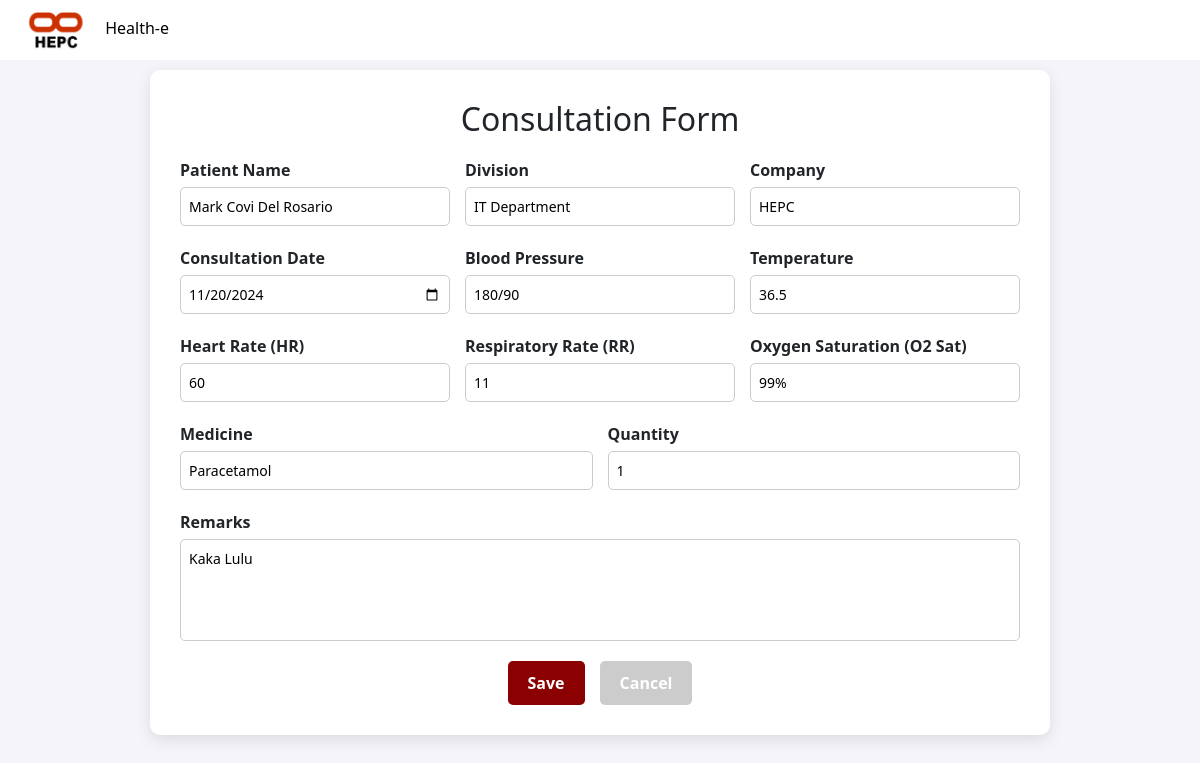
/edit_consult2.php?c_id=7, run on the app's committed database.
### tables this page shows
CREATE TABLE `consultation` (
  `c_id` int(11) NOT NULL,
  `pnt_name` varchar(50) DEFAULT NULL,
  `division` varchar(50) DEFAULT NULL,
  `company` varchar(50) DEFAULT NULL,
  `c_date` date DEFAULT NULL,
  `bp` varchar(50) DEFAULT NULL,
  `temp` varchar(50) DEFAULT NULL,
  `HR` varchar(50) DEFAULT NULL,
  `RR` varchar(50) DEFAULT NULL,
  `O2_sat` varchar(50) DEFAULT NULL,
  `medicine` varchar(50) DEFAULT NULL,
  `qty` int(11) DEFAULT NULL,
  `remarks` varchar(50) DEFAULT NULL
);

### edit_consult2.php (the view, shortened to what this page needs)
<?php
include('edit_delete_dbconn.php');
if (isset($_GET['c_id'])) {
    $c_id = $_GET['c_id'];
} else {
    echo "No consultation ID provided!";
    exit;
}
$pnt_name = $division = $company = $c_date = $bp = $temp = $HR = $RR = $O2_sat = $medicine = $qty = $remarks = '';
try {
    $stmt = $conn->prepare("SELECT * FROM consultation WHERE c_id = :c_id");
    $stmt->bindParam(':c_id', $c_id, PDO::PARAM_INT);
    $stmt->execute();
    $consultation = $stmt->fetch(PDO::FETCH_ASSOC);
    if ($consultation) {
        $pnt_name = $consultation['pnt_name'];
        $division = $consultation['division'];
        $company = $consultation['company'];
        $c_date = $consultation['c_date'];
        $bp = $consultation['bp'];
        $temp = $consultation['temp'];
        $HR = $consultation['HR'];
        $RR = $consultation['RR'];
        $O2_sat = $consultation['O2_sat'];
        $medicine = $consultation['medicine'];
        $qty = $consultation['qty'];
        $remarks = $consultation['remarks'];
    } else {
        echo "No consultation found with this ID.";
        exit;
    }
} catch (PDOException $e) {
    echo "Database Error: " . $e->getMessage();
    exit;
}
?>
<!DOCTYPE html>
<html lang="en">
<head>
    <link href="https://cdn.jsdelivr.net/npm/bootstrap@5.3.0-alpha1/dist/css/bootstrap.min.css" rel="stylesheet">
</head>
<body>
    <nav class="navbar">
        <div class="logo">
            <img src="unnamed.png" alt="Logo">
            Health-e
        </div>
    </nav>
    <div class="form-container">
        <h2>Consultation Form</h2>
        <form action="post2.php" method="POST">
            <div class="form-row">
                <div class="form-group">
                    <label for="name">Patient Name</label>
                    <input type="text" id="name" name="pnt_name" placeholder="Full Name"  value="<?= htmlspecialchars($pnt_name) ?>" required>
                </div>
                <div class="form-group">
                    <label for="division">Division</label>
                    <input type="text" id="division" name="division" placeholder="Division" value="<?= htmlspecialchars($division) ?>" required>
                </div>
                <div class="form-group">
                    <label for="company">Company</label>
                    <input type="text" id="company" name="company" value="<?= htmlspecialchars($company) ?>" required>
                </div>
            </div>
            <div class="form-row">
                <div class="form-group">
                    <label for="c_date">Consultation Date</label>
                    <input type="date" id="c_date" name="c_date" value="<?= htmlspecialchars($c_date) ?>" required>
                </div>
                <div class="form-group">
                    <label for="bp">Blood Pressure</label>
                    <input type="text" id="bp" name="bp" placeholder="BP" value="<?= htmlspecialchars($bp) ?>" required>
                </div>
                <div class="form-group">
                    <label for="temp">Temperature</label>
                    <input type="text" id="temp" name="temp" placeholder="Temperature" value="<?= htmlspecialchars($temp) ?>" required>
                </div>
            </div>
            <div class="form-row">
                <div class="form-group">
                    <label for="HR">Heart Rate (HR)</label>
                    <input type="text" id="HR" name="HR" placeholder="Heart Rate"  value="<?= htmlspecialchars($HR) ?>" required>
                </div>
                <div class="form-group">
                    <label for="RR">Respiratory Rate (RR)</label>
                    <input type="text" id="RR" name="RR" placeholder="Respiratory Rate" value="<?= htmlspecialchars($RR) ?>" required>
                </div>
                <div class="form-group">
                    <label for="O2_sat">Oxygen Saturation (O2 Sat)</label>
                    <input type="text" id="O2_sat" name="O2_sat" placeholder="O2 Sat" value="<?= htmlspecialchars($O2_sat) ?>"  required>
                </div>
            </div>
            <div class="form-row">
                <div class="form-group">
                    <label for="medicine">Medicine</label>
                    <input type="text" id="medicine" name="medicine" placeholder="Medicine" value="<?= htmlspecialchars($medicine) ?>" required>
                </div>
                <div class="form-group">
                    <label for="qty">Quantity</label>
                    <input type="number" id="qty" name="qty" placeholder="Quantity" value="<?= htmlspecialchars($qty) ?>" required>
                </div>
            </div>
            <div class="form-group">
                <label for="remarks">Remarks</label>
                <textarea id="remarks" name="remarks" rows="4" placeholder="Remarks or concerns" required><?= htmlspecialchars($remarks) ?></textarea>
            </div>
            <div class="btn-group">
                <button type="submit" class="btn-submit">Save</button>
                <a class="btn-cancel" href="super-admin.php#balances">Cancel</a>
            </div>
        </form>
    </div>
</body>
</html>

### edit_consult2.php (style rules this page uses)
body { font-family: 'Segoe UI', Tahoma, Geneva, Verdana, sans-serif; background-color: #f4f4f9; padding-top: 70px; }
.navbar { background-color: #ffff; color: black; padding: 10px 20px; position: fixed; width: 100%; top: 0; z-index: 1000; display: flex; align-items: center; }
.navbar .logo img { height: 40px; margin-right: 10px; }
.form-container { background-color: white; padding: 30px; border-radius: 10px; box-shadow: 0 5px 15px rgba(0, 0, 0, 0.1); width: 90%; max-width: 900px; margin: auto; }
h2 { text-align: center; margin-bottom: 20px; }
.form-row { display: flex; gap: 15px; margin-bottom: 20px; }
.form-group { flex: 1; display: flex; flex-direction: column; }
.form-group label { margin-bottom: 5px; font-weight: bold; }
.form-group input, .form-group textarea { padding: 8px; border: 1px solid #ccc; border-radius: 5px; font-size: 14px; }
textarea { resize: none; }
.btn-group { display: flex; justify-content: center; gap: 15px; margin-top: 20px; }
.btn-submit { background-color: #8B0000; color: white; border: none; padding: 10px 20px; border-radius: 5px; cursor: pointer; font-weight: bold; }
.btn-cancel { background-color: #ccc; color: white; border: none; padding: 10px 20px; border-radius: 5px; cursor: pointer; font-weight: bold; text-decoration: none; }

### data on the page
consultation: pnt_name "Mark Covi Del Rosario", division "IT Department", company "HEPC", c_date "11/20/2024", bp "180/90", temp "36.5", HR "60", RR "11", O2_sat "99%", medicine "Paracetamol", qty "1", remarks "Kaka Lulu"
